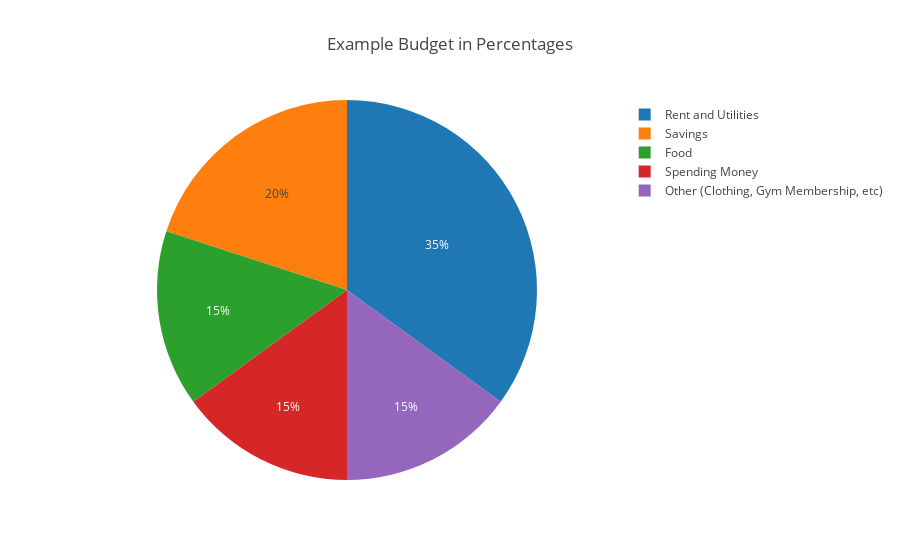

Notebook cell for this chart:
### Markdown cell above
<h1><a name="build" style="text-decoration: none; color: black;">Building Your Budget</a></h1>

When building a budget, there are a number of schools of thought when it comes to how to distribute one's income and expenses. A common way to build a budget is to set a percentage of one's income dedicated to every given expense. For example, this may be a decent budget if you're single and living on your own:

### Code cell
# Run this code to display the graph.

# If you are interested in seeing how the code works, open chart.py in the src folder.
# Be careful of making changes! Any changes may break the code. Of course, you can always undo changes.
import src.chart as sc
sc.pie()

### Figure 1 — Plotly figure (JSON) as saved in the notebook; plotly's stock layout.template omitted (floating-point values rounded to 4 significant figures)
{"data": [{"labels": ["Rent and Utilities", "Food", "Savings", "Spending Money", "Other (Clothing, Gym Membership, etc)"], "type": "pie", "uid": "a5f2907a-9cdf-11e8-b412-28cfe9142f7f", "values": [35, 15, 20, 15, 15]}], "layout": {"title": "Example Budget in Percentages"}}
